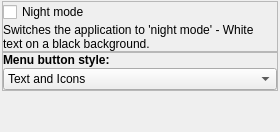
         <widget class="QWidget" name="tab_3">
          <attribute name="title">
           <string>Advanced</string>
          </attribute>
          <layout class="QVBoxLayout" name="verticalLayout_11">
           <property name="spacing">
            <number>0</number>
           </property>
           <property name="leftMargin">
            <number>2</number>
           </property>
           <property name="topMargin">
            <number>1</number>
           </property>
           <property name="rightMargin">
            <number>2</number>
           </property>
           <property name="bottomMargin">
            <number>1</number>
           </property>
           <item>
            <widget class="QFrame" name="frame">
             <property name="frameShape">
              <enum>QFrame::StyledPanel</enum>
             </property>
             <layout class="QVBoxLayout" name="verticalLayout_29">
              <property name="spacing">
               <number>1</number>
              </property>
              <property name="leftMargin">
               <number>0</number>
              </property>
              <property name="topMargin">
               <number>0</number>
              </property>
              <property name="rightMargin">
               <number>0</number>
              </property>
              <property name="bottomMargin">
               <number>0</number>
              </property>
              <item>
               <widget class="QCheckBox" name="NightModeCKBX">
                <property name="text">
                 <string>Night mode</string>
                </property>
               </widget>
              </item>
              <item>
               <widget class="QLabel" name="label_11">
                <property name="text">
                 <string>Switches the application to 'night mode' - White text on a black background.</string>
                </property>
                <property name="scaledContents">
                 <bool>false</bool>
                </property>
                <property name="wordWrap">
                 <bool>true</bool>
                </property>
               </widget>
              </item>
             </layout>
            </widget>
           </item>

           <item>
            <widget class="QFrame" name="frame_3">
             <property name="frameShape">
              <enum>QFrame::StyledPanel</enum>
             </property>
             <layout class="QVBoxLayout" name="verticalLayout_30">
              <property name="spacing">
               <number>1</number>
              </property>
              <property name="leftMargin">
               <number>0</number>
              </property>
              <property name="topMargin">
               <number>0</number>
              </property>
              <property name="rightMargin">
               <number>0</number>
              </property>
              <property name="bottomMargin">
               <number>0</number>
              </property>
              <item>
               <widget class="QLabel" name="label_toolbar">
                <property name="font">
                 <font>
                  <weight>75</weight>
                  <bold>true</bold>
                 </font>
                </property>
                <property name="text">
                 <string>Menu button style:</string>
                </property>
               </widget>
              </item>
              <item>
               <widget class="QComboBox" name="toolbarStyleComboBox">
                <item>
                 <property name="text">
                  <string>Text and Icons</string>
                 </property>
                </item>
                <item>
                 <property name="text">
                  <string>Text Only</string>
                 </property>
                </item>
                <item>
                 <property name="text">
                  <string>Icons Only</string>
                 </property>
                </item>
               </widget>
              </item>
             </layout>
            </widget>
           </item>
           <item>
            <spacer name="verticalSpacer_2">
             <property name="orientation">
              <enum>Qt::Vertical</enum>
             </property>
             <property name="sizeHint" stdset="0">
              <size>
               <width>20</width>
               <height>40</height>
              </size>
             </property>
            </spacer>
           </item>
          </layout>
         </widget>
